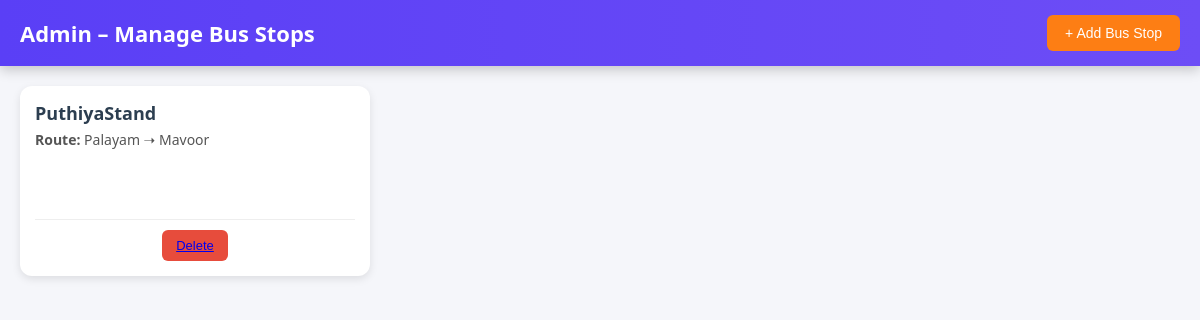
The app's page /stops, older data.
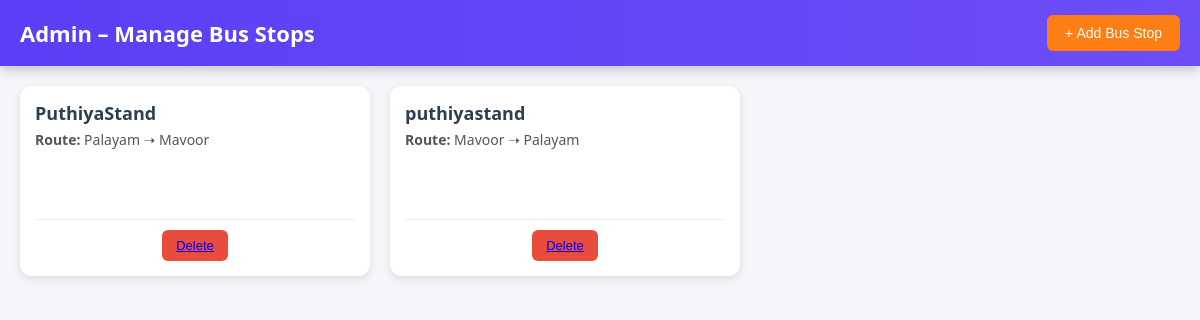
The same page, newer data.
### busapp/models.py (models this page shows)
class BusStopModel(models.Model):
    route_id = models.ForeignKey(BusRoutesModel, on_delete=models.CASCADE, null=True, blank=True)
    stopname = models.CharField(max_length=100, null=True, blank=True)

class BusRoutesModel(models.Model):
    source = models.CharField(max_length=100, null=True, blank=True)
    destination = models.CharField(max_length=100, null=True, blank=True)
    created_at = models.DateField(auto_now_add=True)
    updated_at = models.DateField(auto_now=True)

### busapp/views.py (the view, shortened to what this page needs)
# urls.py: path('stops', BusStopsView.as_view(), name='stops'),
class BusStopsView(View):
    def get(self, request):
        c = BusStopModel.objects.all()
        d = BusRoutesModel.objects.all()
        return render(request, 'Administration/BusStop.html',{'stops':c, 'routes':d})

### templates/Administration/BusStop.html (shortened to what this page needs)
{% load static %}
{% block body %}
<link rel="stylesheet" href="{% static 'css/busstops.css' %}">
<header>
  <h1 onclick="window.location='/admindash'">Admin – Manage Bus Stops</h1>
  <button class="add-btn" onclick="openModal()">+ Add Bus Stop</button>
</header>
<div class="container">
{% if stops %}
  {% for s in stops %}
    <div class="driver-card">
      <div class="driver-info">
        <h2>{{ s.stopname }}</h2>
        <p><strong>Route:</strong> {{ s.route_id.source }} ➝ {{ s.route_id.destination }}</p>
      </div>
      <div class="actions">
        <button class="delete-btn"><a href="/deletestop/{{s.id}}" onclick="return confirm('Are You sure you want to delete this stop')">Delete</a></button>
      </div>
    </div>
  {% endfor %}
{% else %}
  <p class="empty-msg">No bus stops added yet.</p>
{% endif %}
</div>
{% endblock %}

### static/css/busstops.css (style rules this page uses)
header { background: linear-gradient(90deg, #5a3ff6, #6d4df6); color: white; padding: 15px 20px; display: flex; justify-content: space-between; align-items: center; box-shadow: 0 4px 12px rgba(0,0,0,0.2); }
header h1 { margin: 0; font-size: 22px; cursor: pointer; }
.add-btn { background: #fd7e14; color: white; padding: 10px 18px; border: none; border-radius: 6px; cursor: pointer; font-size: 14px; transition: 0.3s; }
.container { padding: 20px; display: grid; grid-template-columns: repeat(4, 1fr); gap: 20px; justify-items: center; }
.driver-card { width: 320px; height: 160px; background: white; border-radius: 12px; box-shadow: 0 3px 8px rgba(0,0,0,0.1); display: flex; flex-direction: column; justify-content: space-between; transition: transform 0.2s; padding: 15px; }
.driver-info h2 { margin: 0 0 5px; font-size: 18px; color: #2c3e50; }
.driver-info p { margin: 5px 0; font-size: 14px; color: #555; }
.actions { display: flex; justify-content: center; padding-top: 10px; border-top: 1px solid #eee; }
.delete-btn { background: #e74c3c; color: white; padding: 8px 14px; border: none; border-radius: 6px; cursor: pointer; font-size: 13px; transition: 0.3s; }

Row changes from the older to the newer data that the page shows:
added BusStopModel: stopname "puthiyastand", route_id.source "Mavoor", route_id.destination "Palayam"
